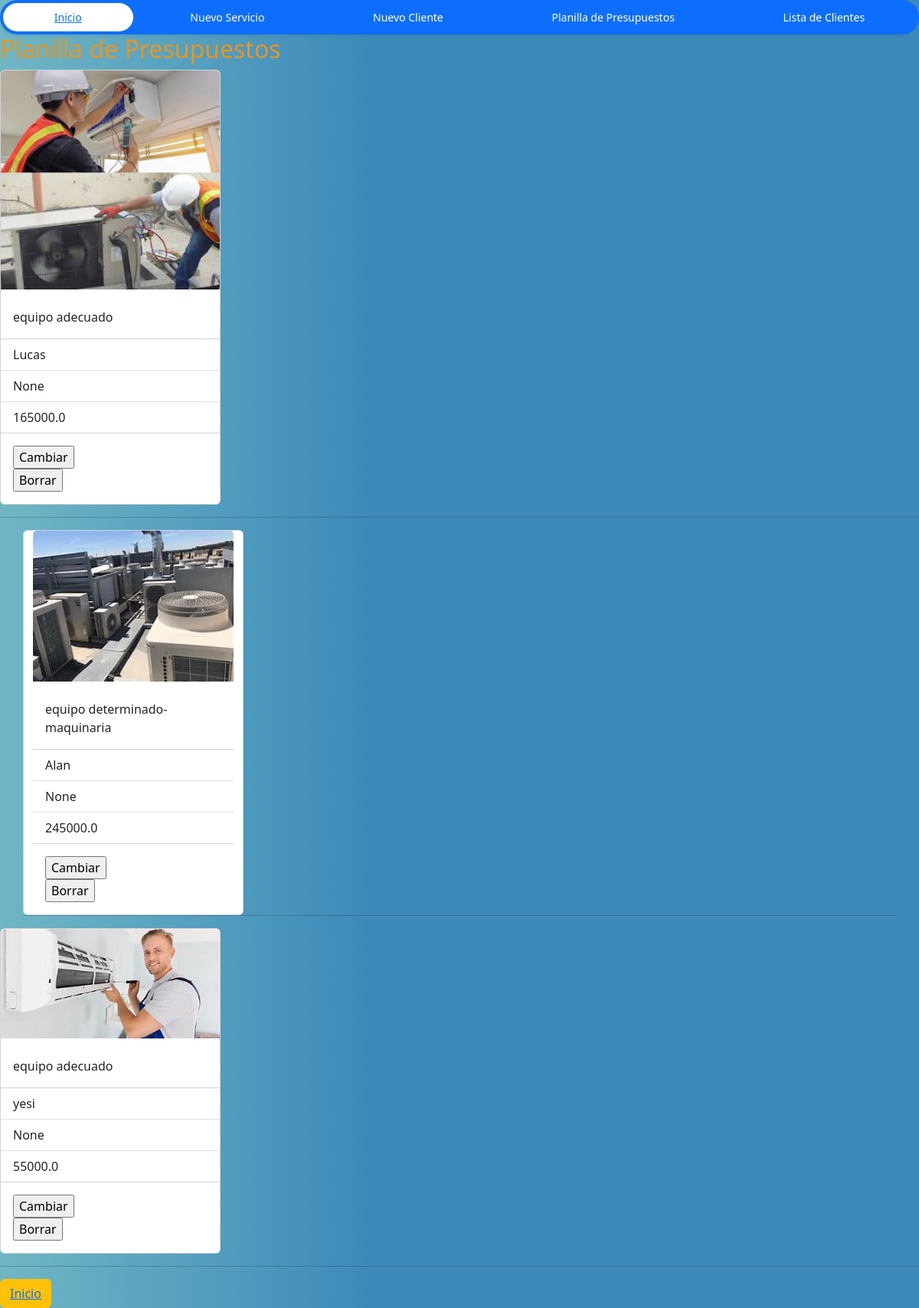
The page /listaPres/ on the database as committed earlier.
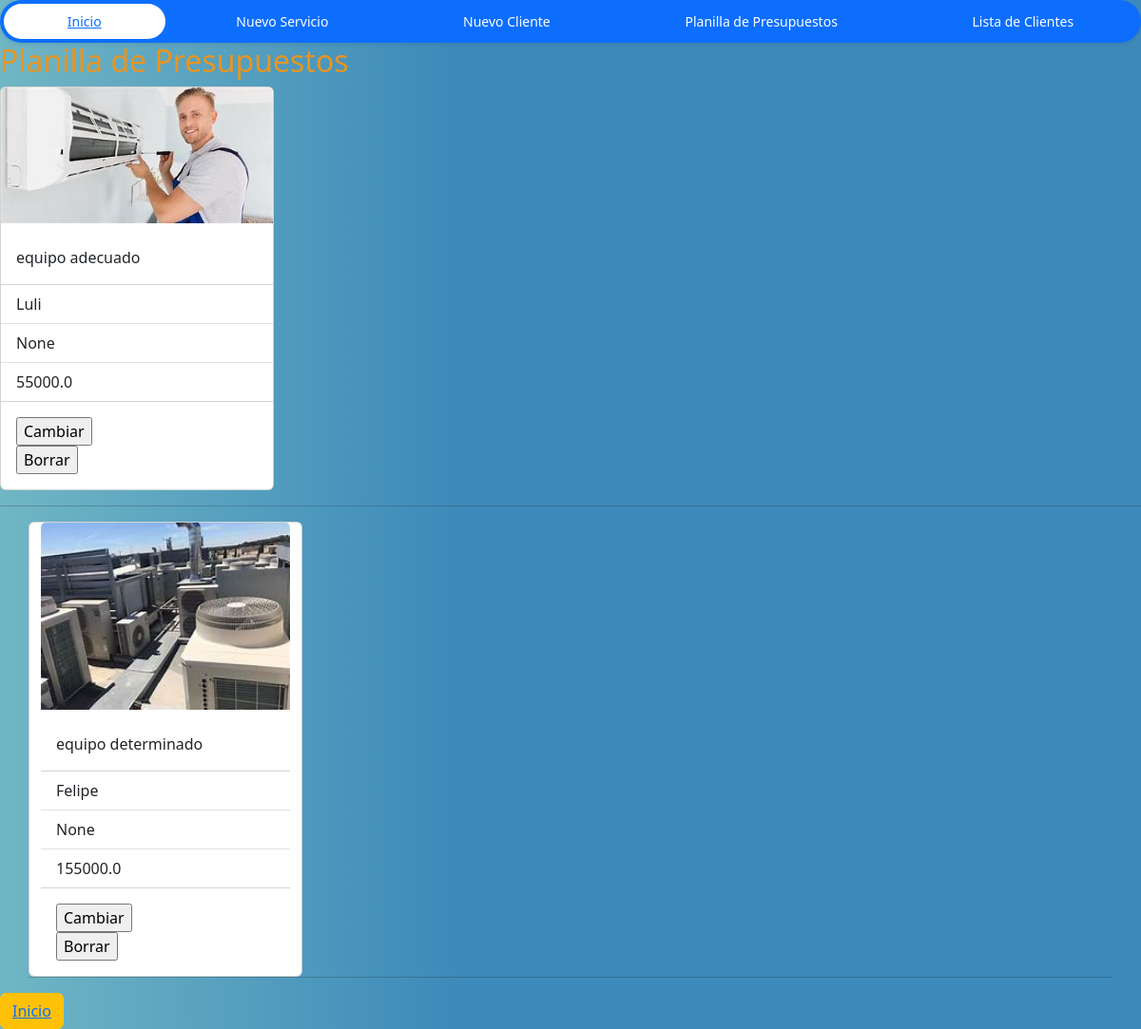
The same page on the database as committed later.
### appVentas/models.py (models this page shows, shortened)
class Presupuesto(models.Model):
       titulo = models.CharField(max_length=50 )
       materiaPrima = models.CharField(max_length= 50)
       manoDeObra = models.IntegerField()
       fecha = models.DateTimeField(blank=True, null=True, default=timezone.now)
       precio = models.FloatField(verbose_name='PrecioTotal')
       estado=models.BooleanField(default=False, verbose_name='Confirmar Presupuesto')
       usuario= models.ForeignKey(Cliente, on_delete=models.CASCADE, null=True)

class Cliente(models.Model):
     nombre = models.CharField(max_length=20)
     apellido = models.CharField(max_length=30, null= True)
     correo = models.EmailField()
     celular= models.IntegerField()
     def __str__(self):
          return self.nombre

### appVentas/views.py (the view)
# urls.py: path('listaPres/', views.listaPres, name="listaPres"),
def listaPres(request):
    servicios= Presupuesto.objects.all()
    return render(request, 'listaPres.html',{'servicios': servicios})

### appVentas/Templates/listaPres.html (shortened to what this page needs)
{% load static %}
<!DOCTYPE html>
<html lang="en">
<head>
  <link href="https://cdn.jsdelivr.net/npm/bootstrap@5.3.2/dist/css/bootstrap.min.css" rel="stylesheet"
 />
  <link rel="stylesheet" type="text/css" href="{% static 'css/home.css' %}">
</head>
<body>
  </ul><ul class="nav nav-pills nav-fill gap-2 p-1 small bg-primary rounded-5 shadow-sm" id="pillNav2" role="tablist"
  style="--bs-nav-link-color: var(--bs-white); --bs-nav-pills-link-active-color: var(--bs-primary); --bs-nav-pills-link-active-bg: var(--bs-white);">
  <li class="nav-item" role="presentation"><a href="{% url 'home' %}">
    <button class="nav-link  active rounded-5" id="home-tab2" data-bs-toggle="tab" type="button" role="tab"
      aria-selected="true">Inicio</button></a>
</li>
  <li class="nav-item" role="presentation"><a href="{% url 'create_pres' %}">
      <button class="nav-link  rounded-5" id="home-tab2" data-bs-toggle="tab" type="button" role="tab"
        aria-selected="true">Nuevo Servicio</button></a>
  </li>
  <li class="nav-item" role="presentation"><a href="{% url 'create_cli' %}">
      <button class="nav-link rounded-5" id="profile-tab2" data-bs-toggle="tab" type="button" role="tab"
        aria-selected="false">Nuevo Cliente</button></a>
  </li>
  <li class="nav-item" role="presentation"><a href="{% url 'listaPres' %}">
      <button class="nav-link  rounded-5" id="contact-tab2" data-bs-toggle="tab" type="button" role="tab"
        aria-selected="false">Planilla de Presupuestos</button></a>
  </li>
  <li class="nav-item" role="presentation"><a href="{% url 'clientes' %}">
      <button class="nav-link  rounded-5" id="contact-tab2" data-bs-toggle="tab" type="button" role="tab"
        aria-selected="false">Lista de Clientes</button></a>
  </li>
</ul>
  <h2>Planilla de Presupuestos</h2>
  {% for s in servicios %}
  {% if s.titulo == 'Mantenimiento' %}
  <div class="container">
    <div class="row">
      <div class="card" style="width: 18rem;">
        <img src="{% static 'imgs/instalacion.jpg' %}" class="card-img-top" alt="...">
        <div class="card-body">
          <p class="card-text">{{s.materiaPrima}}</p>
        </div>
        <ul class="list-group list-group-flush">
          <li class="list-group-item">{{s.usuario}}</li>
          <li class="list-group-item">{{s.fecha}}</li>
          <li class="list-group-item">{{s.precio}}</li>
        </ul>
        <div class="card-body">
          <a href="{% url 'updatePres' s.id %}" class="card-link"><input type="submit" value="Cambiar"></a>
          <form action="{% url 'deletePres' s.id %}" method="post">
            <input type="submit" value="Borrar">
          </form>
        </div>
      </div>
      {% elif s.titulo == 'Instalacion' %}
      <div class="card" style="width: 18rem;">
        <img src="{% static 'imgs/mantenimiento.jpg' %}" class="card-img-top" alt="...">
        <div class="card-body">
          <p class="card-text">{{s.materiaPrima}}</p>
        </div>
        <ul class="list-group list-group-flush">
          <li class="list-group-item">{{s.usuario}}</li>
          <li class="list-group-item">{{s.fecha}}</li>
          <li class="list-group-item">{{s.precio}}</li>
        </ul>
        <div class="card-body">
          <a href="{% url 'updatePres' s.id %}" class="card-link"><input type="submit" value="Cambiar"></a>
          <form action="{% url 'deletePres' s.id %}" method="post">
            <input type="submit" value="Borrar">
          </form>
        </div>
      </div>
      {% else %}
      <div class="card" style="width: 18rem;">
        <img src="{% static 'imgs/servicio.jpg' %}" class="card-img-top" alt="...">
        <div class="card-body">
          <p class="card-text">{{s.materiaPrima}}</p>
        </div>
        <ul class="list-group list-group-flush">
          <li class="list-group-item">{{s.usuario}}</li>
          <li class="list-group-item">{{s.fecha}}</li>
          <li class="list-group-item">{{s.precio}}</li>
        </ul>
        <div class="card-body">
          <a href="{% url 'updatePres' s.id %}" class="card-link"><input type="submit" value="Cambiar"></a>
          <form action="{% url 'deletePres' s.id %}" method="post">
            <input type="submit" value="Borrar">
          </form>
        </div>
      </div>
      {% endif %}
      <hr>
    </div>
  </div>
  {% endfor %}
  <button type="button" class="btn btn-warning">
    <a href="{% url 'home' %}">Inicio</a></button>
</body>
</html>

### Ventas/static/css/home.css (style rules this page uses)
body { background-image: linear-gradient(to right, rgb(112, 182, 196), rgb(61, 138, 186)40%); }
h2 { color: rgb(231, 149, 33); }

Rows that differ between the two databases and show on the page:
removed Presupuesto: materiaPrima "equipo adecuado", usuario "Lucas", fecha "None", precio "165000.0"
removed Presupuesto: materiaPrima "equipo determinado-maquinaria", usuario "Alan", fecha "None", precio "245000.0"
removed Presupuesto: materiaPrima "equipo adecuado", usuario "yesi", fecha "None", precio "55000.0"
added Presupuesto: materiaPrima "equipo adecuado", usuario "Luli", fecha "None", precio "55000.0"
added Presupuesto: materiaPrima "equipo determinado", usuario "Felipe", fecha "None", precio "155000.0"
